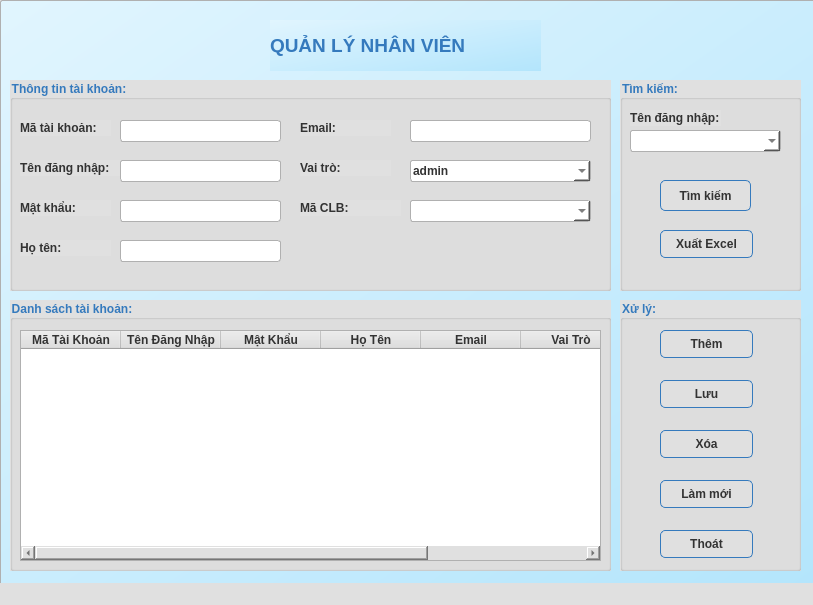
<?xml version="1.0" encoding="UTF-8"?>
<ui version="4.0">
 <class>MainWindow</class>
 <widget class="QMainWindow" name="MainWindow">
  <property name="geometry">
   <rect>
    <x>0</x>
    <y>0</y>
    <width>813</width>
    <height>605</height>
   </rect>
  </property>
  <property name="windowTitle">
   <string>MainWindow</string>
  </property>
  <property name="styleSheet">
   <string notr="true">
            QPushButton {
                background-color: #4A90E2;
                color: #FFFFFF;
                font-weight: bold;
                border: 1px solid #357ABD;
                border-radius: 5px;
            }
            QPushButton:hover {
                background-color: #357ABD;
                color: #FFFFFF;
                border: 2px solid #4A90E2;
            }
            QLabel#titleLabel {
                font-size: 20px;
                font-weight: bold;
                color: #357ABD;
            }
            QWidget {
                background-color: #E0E0E0;
                color: #333333;
                font-weight: bold;
            }
            QLineEdit {
                background-color: #FFFFFF;
                color: #333333;
                border: 1px solid #B0B0B0;
                border-radius: 3px;
                padding: 2px;
            }
            QComboBox {
                background-color: #FFFFFF;
                color: #333333;
                border: 1px solid #B0B0B0;
                border-radius: 3px;
                padding: 2px;
            }
            QGroupBox {
                font-weight: bold;
                color: #357ABD;
            }
            QTableWidget {
                background-color: #FFFFFF;
                color: #333333;
                border: 1px solid #B0B0B0;
            }
            QTableWidget::item:selected {
                background-color: #4A90E2;
                color: #FFFFFF;
            }
   </string>
  </property>
  <widget class="QWidget" name="centralwidget">
   <widget class="QLineEdit" name="lineEdit">
    <property name="geometry">
     <rect>
      <x>0</x>
      <y>0</y>
      <width>831</width>
      <height>591</height>
     </rect>
    </property>
    <property name="styleSheet">
     <string notr="true">QWidget { background-color: qlineargradient(x1:0, y1:0, x2:1, y2:1, stop:0 #E1F5FE, stop:1 #B3E5FC); }</string>
    </property>
   </widget>
   <widget class="QGroupBox" name="groupBox">
    <property name="geometry">
     <rect>
      <x>10</x>
      <y>80</y>
      <width>601</width>
      <height>211</height>
     </rect>
    </property>
    <property name="font">
     <font>
      <weight>75</weight>
      <bold>true</bold>
     </font>
    </property>
    <property name="title">
     <string>Thông tin tài khoản:</string>
    </property>
    <widget class="QLabel" name="label_13">
     <property name="geometry">
      <rect>
       <x>10</x>
       <y>40</y>
       <width>91</width>
       <height>16</height>
      </rect>
     </property>
     <property name="text">
      <string>Mã tài khoản:</string>
     </property>
    </widget>
    <widget class="QLabel" name="label_43">
     <property name="geometry">
      <rect>
       <x>10</x>
       <y>80</y>
       <width>101</width>
       <height>16</height>
      </rect>
     </property>
     <property name="text">
      <string>Tên đăng nhập:</string>
     </property>
    </widget>
    <widget class="QLabel" name="label_44">
     <property name="geometry">
      <rect>
       <x>10</x>
       <y>120</y>
       <width>91</width>
       <height>16</height>
      </rect>
     </property>
     <property name="text">
      <string>Mật khẩu:</string>
     </property>
    </widget>
    <widget class="QLineEdit" name="txtmatk">
     <property name="geometry">
      <rect>
       <x>110</x>
       <y>40</y>
       <width>161</width>
       <height>22</height>
      </rect>
     </property>
    </widget>
    <widget class="QLineEdit" name="txttendn">
     <property name="geometry">
      <rect>
       <x>110</x>
       <y>80</y>
       <width>161</width>
       <height>22</height>
      </rect>
     </property>
    </widget>
    <widget class="QLineEdit" name="txtmk">
     <property name="geometry">
      <rect>
       <x>110</x>
       <y>120</y>
       <width>161</width>
       <height>22</height>
      </rect>
     </property>
    </widget>
    <widget class="QLabel" name="label_45">
     <property name="geometry">
      <rect>
       <x>290</x>
       <y>40</y>
       <width>91</width>
       <height>16</height>
      </rect>
     </property>
     <property name="text">
      <string>Email:</string>
     </property>
    </widget>
    <widget class="QLabel" name="label_46">
     <property name="geometry">
      <rect>
       <x>290</x>
       <y>120</y>
       <width>101</width>
       <height>16</height>
      </rect>
     </property>
     <property name="text">
      <string>Mã CLB:</string>
     </property>
    </widget>
    <widget class="QLabel" name="label_47">
     <property name="geometry">
      <rect>
       <x>290</x>
       <y>80</y>
       <width>91</width>
       <height>16</height>
      </rect>
     </property>
     <property name="text">
      <string>Vai trò:</string>
     </property>
    </widget>
    <widget class="QLineEdit" name="txtemail">
     <property name="geometry">
      <rect>
       <x>400</x>
       <y>40</y>
       <width>181</width>
       <height>22</height>
      </rect>
     </property>
    </widget>
    <widget class="QComboBox" name="txtvaitro">
     <property name="geometry">
      <rect>
       <x>400</x>
       <y>80</y>
       <width>181</width>
       <height>22</height>
      </rect>
     </property>
     <item>
      <property name="text">
       <string>admin</string>
      </property>
     </item>
     <item>
      <property name="text">
       <string>nhanvien</string>
      </property>
     </item>
    </widget>
    <widget class="QComboBox" name="txtmaclb">
     <property name="geometry">
      <rect>
       <x>400</x>
       <y>120</y>
       <width>181</width>
       <height>22</height>
      </rect>
     </property>
    </widget>
    <widget class="QLabel" name="label_48">
     <property name="geometry">
      <rect>
       <x>10</x>
       <y>160</y>
       <width>91</width>
       <height>16</height>
      </rect>
     </property>
     <property name="text">
      <string>Họ tên:</string>
     </property>
    </widget>
    <widget class="QLineEdit" name="txthoten">
     <property name="geometry">
      <rect>
       <x>110</x>
       <y>160</y>
       <width>161</width>
       <height>22</height>
      </rect>
     </property>
    </widget>
   </widget>
   <widget class="QLabel" name="label">
    <property name="geometry">
     <rect>
      <x>270</x>
      <y>20</y>
      <width>271</width>
      <height>51</height>
     </rect>
    </property>
    <property name="font">
     <font>
      <pointsize>14</pointsize>
      <weight>75</weight>
      <bold>true</bold>
     </font>
    </property>
    <property name="styleSheet">
     <string notr="true">color: #357ABD; background-color: qlineargradient(x1:0, y1:0, x2:1, y2:1, stop:0 #E1F5FE, stop:1 #B3E5FC);</string>
    </property>
    <property name="text">
     <string>QUẢN LÝ NHÂN VIÊN</string>
    </property>
   </widget>
   <widget class="QGroupBox" name="groupBox_3">
    <property name="geometry">
     <rect>
      <x>620</x>
      <y>80</y>
      <width>181</width>
      <height>211</height>
     </rect>
    </property>
    <property name="font">
     <font>
      <weight>75</weight>
      <bold>true</bold>
     </font>
    </property>
    <property name="title">
     <string>Tìm kiếm:</string>
    </property>
    <widget class="QLabel" name="label_37">
     <property name="geometry">
      <rect>
       <x>10</x>
       <y>30</y>
       <width>91</width>
       <height>16</height>
      </rect>
     </property>
     <property name="text">
      <string>Tên đăng nhập:</string>
     </property>
    </widget>
    <widget class="QComboBox" name="txtmatk_2">
     <property name="geometry">
      <rect>
       <x>10</x>
       <y>50</y>
       <width>151</width>
       <height>22</height>
      </rect>
     </property>
    </widget>
    <widget class="QPushButton" name="btnxuat">
     <property name="geometry">
      <rect>
       <x>40</x>
       <y>150</y>
       <width>93</width>
       <height>28</height>
      </rect>
     </property>
     <property name="text">
      <string>Xuất Excel</string>
     </property>
    </widget>
    <widget class="QPushButton" name="btntimkiem">
     <property name="geometry">
      <rect>
       <x>40</x>
       <y>100</y>
       <width>91</width>
       <height>31</height>
      </rect>
     </property>
     <property name="text">
      <string>Tìm kiếm</string>
     </property>
    </widget>
   </widget>
   <widget class="QGroupBox" name="groupBox_5">
    <property name="geometry">
     <rect>
      <x>620</x>
      <y>300</y>
      <width>181</width>
      <height>271</height>
     </rect>
    </property>
    <property name="font">
     <font>
      <weight>75</weight>
      <bold>true</bold>
     </font>
    </property>
    <property name="title">
     <string>Xử lý:</string>
    </property>
    <widget class="QPushButton" name="btnthem">
     <property name="geometry">
      <rect>
       <x>40</x>
       <y>30</y>
       <width>93</width>
       <height>28</height>
      </rect>
     </property>
     <property name="text">
      <string>Thêm</string>
     </property>
    </widget>
    <widget class="QPushButton" name="btnlammoi">
     <property name="geometry">
      <rect>
       <x>40</x>
       <y>180</y>
       <width>93</width>
       <height>28</height>
      </rect>
     </property>
     <property name="text">
      <string>Làm mới</string>
     </property>
    </widget>
    <widget class="QPushButton" name="btnluu">
     <property name="geometry">
      <rect>
       <x>40</x>
       <y>80</y>
       <width>93</width>
       <height>28</height>
      </rect>
     </property>
     <property name="text">
      <string>Lưu</string>
     </property>
    </widget>
    <widget class="QPushButton" name="btnxoa">
     <property name="geometry">
      <rect>
       <x>40</x>
       <y>130</y>
       <width>93</width>
       <height>28</height>
      </rect>
     </property>
     <property name="text">
      <string>Xóa</string>
     </property>
    </widget>
    <widget class="QPushButton" name="btnthoat">
     <property name="geometry">
      <rect>
       <x>40</x>
       <y>230</y>
       <width>93</width>
       <height>28</height>
      </rect>
     </property>
     <property name="text">
      <string>Thoát</string>
     </property>
    </widget>
   </widget>
   <widget class="QGroupBox" name="groupBox_2">
    <property name="geometry">
     <rect>
      <x>10</x>
      <y>300</y>
      <width>601</width>
      <height>271</height>
     </rect>
    </property>
    <property name="font">
     <font>
      <weight>75</weight>
      <bold>true</bold>
     </font>
    </property>
    <property name="title">
     <string>Danh sách tài khoản:</string>
    </property>
    <widget class="QTableWidget" name="tblds">
     <property name="geometry">
      <rect>
       <x>10</x>
       <y>30</y>
       <width>581</width>
       <height>231</height>
      </rect>
     </property>
     <column>
      <property name="text">
       <string>Mã Tài Khoản</string>
      </property>
     </column>
     <column>
      <property name="text">
       <string>Tên Đăng Nhập</string>
      </property>
     </column>
     <column>
      <property name="text">
       <string>Mật Khẩu</string>
      </property>
     </column>
     <column>
      <property name="text">
       <string>Họ Tên</string>
      </property>
     </column>
     <column>
      <property name="text">
       <string>Email</string>
      </property>
     </column>
     <column>
      <property name="text">
       <string>Vai Trò</string>
      </property>
     </column>
     <column>
      <property name="text">
       <string>Mã CLB</string>
      </property>
     </column>
    </widget>
   </widget>
  </widget>
  <widget class="QStatusBar" name="statusbar"/>
 </widget>
 <resources/>
 <connections/>
</ui>
